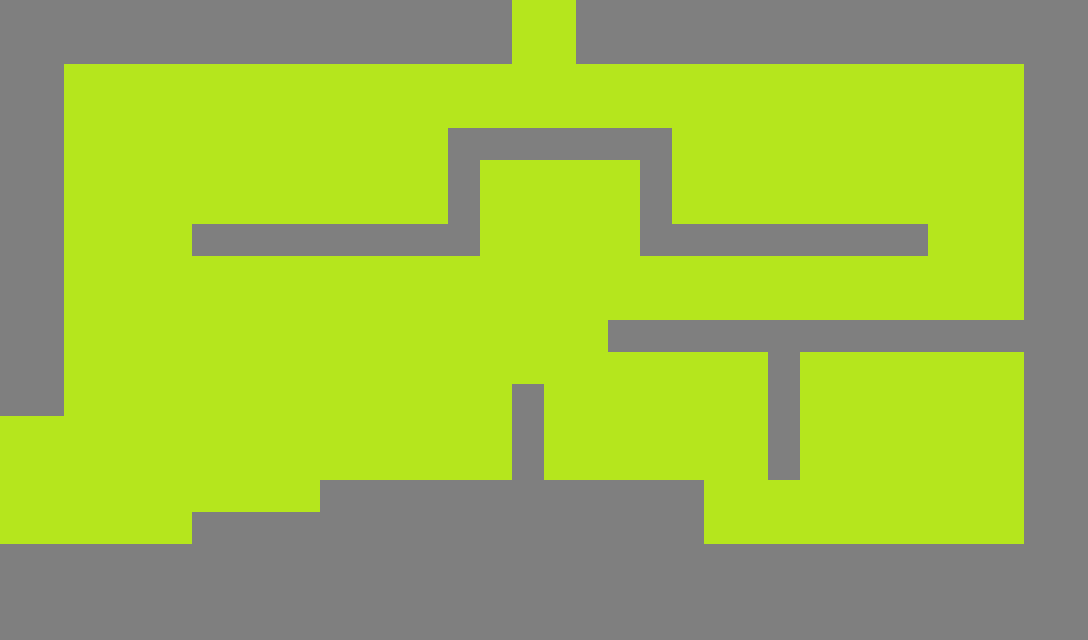

A level layout from a 2D game, rendered from its tile map. Below: a short description, then the map file with tile-grid data replaced by summaries:
An orthogonal 34x20 tile map with 32x32 px tiles, 1 tile layer (Tile Layer 1), 2 tilesets.

<map version="1.0" orientation="orthogonal" width="34" height="20" tilewidth="32" tileheight="32">
 <tileset firstgid="1" name="Grass" tilewidth="32" tileheight="32">
  <image source="images/grass.png" width="32" height="32" />
 </tileset>
 <tileset firstgid="2" name="Rocks" tilewidth="32" tileheight="32">
  <image source="images/rock.png" width="32" height="32" />
  <tile id="0">
   <properties>
    <property name="blocked" value="true" />
   </properties>
  </tile>
 </tileset>
 <layer name="Tile Layer 1" width="34" height="20">
  <data>[680 cells, 680 non-empty, 2 distinct tile ids]</data>
 </layer>
</map>
